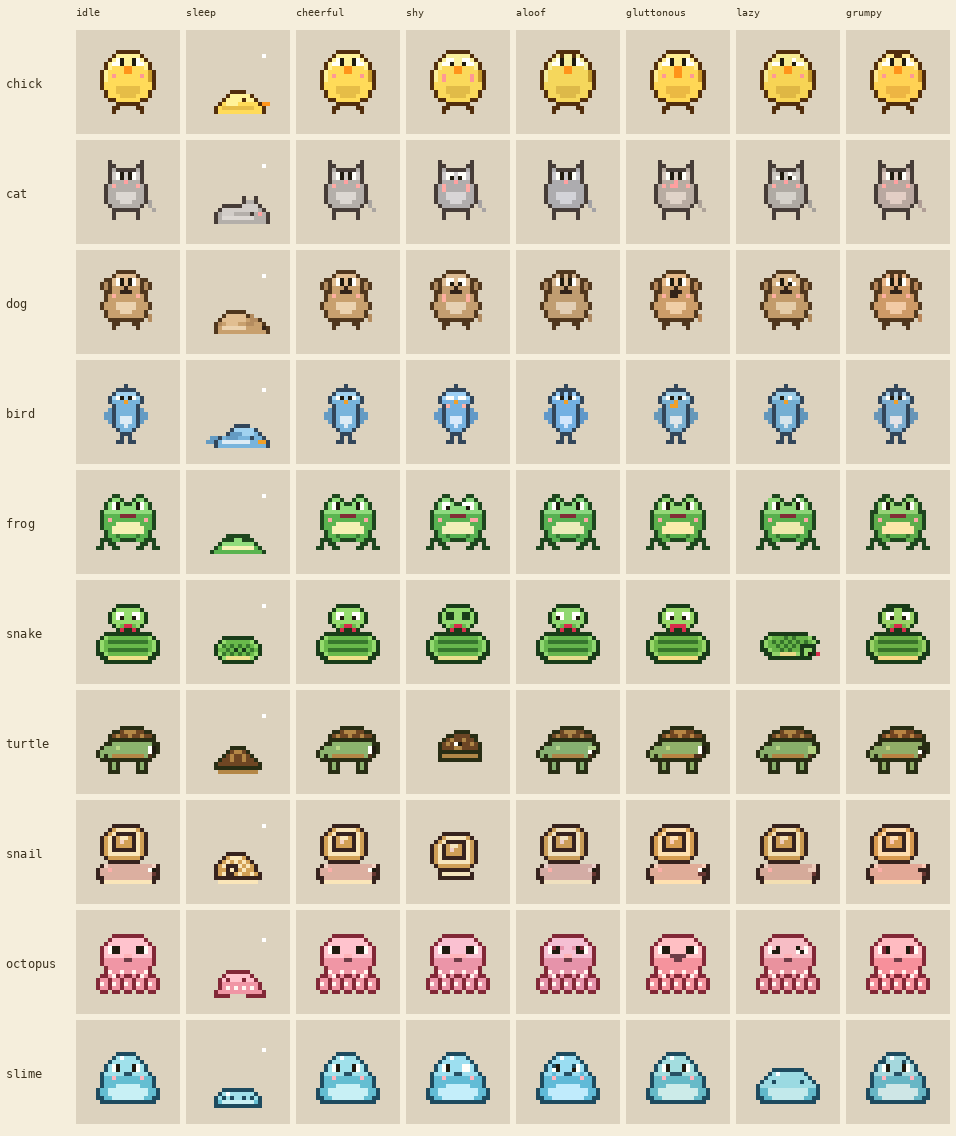

Python code for this plot:
#!/usr/bin/env python3
"""
Full-matrix preview: all 10 species × key poses (idle, sleeping, signature
per-personality pose where applicable). Scales 6× for visibility and writes
tools/sprites/preview_species.png.
"""
import json
from pathlib import Path
from PIL import Image, ImageDraw, ImageFont

REPO = Path(__file__).resolve().parents[2]
SHEET = REPO / "NotchPet/Assets/Sprites/pet.png"
META  = REPO / "NotchPet/Assets/Sprites/pet.json"
OUT   = REPO / "tools/sprites/preview_species.png"

SPECIES = [
    "chick", "cat", "dog", "bird",
    "frog", "snake", "turtle", "snail", "octopus", "slime",
]
PERSONALITIES = ["cheerful", "shy", "aloof", "gluttonous", "lazy", "grumpy"]

# Columns: idle + sleeping + the 6 personalities (idle under each)
COLS = ["cheerful_adult_idle", "cheerful_adult_sleeping"] + [
    f"{p}_adult_idle" for p in PERSONALITIES
]
COL_LABELS = ["idle", "sleep"] + PERSONALITIES

SCALE = 4
CELL = 26
PAD = 6
LABEL_W = 70

with open(META) as f:
    data = json.load(f)

frames = data["frames"]
tags = data["meta"]["frameTags"]
tag_by_name = {t["name"]: t for t in tags}
sheet = Image.open(SHEET).convert("RGBA")

cell_px = CELL * SCALE
grid_w = LABEL_W + len(COLS) * (cell_px + PAD) + PAD
grid_h = 30 + len(SPECIES) * (cell_px + PAD) + PAD

canvas = Image.new("RGBA", (grid_w, grid_h), (245, 238, 220, 255))
draw = ImageDraw.Draw(canvas)

try:
    font = ImageFont.truetype("/System/Library/Fonts/Menlo.ttc", 12)
    font_small = ImageFont.truetype("/System/Library/Fonts/Menlo.ttc", 10)
except Exception:
    font = ImageFont.load_default()
    font_small = font

# Column headers
for i, lbl in enumerate(COL_LABELS):
    draw.text(
        (LABEL_W + i * (cell_px + PAD) + PAD, 6),
        lbl, fill=(60, 50, 30), font=font_small,
    )

for row, sp in enumerate(SPECIES):
    y0 = 30 + row * (cell_px + PAD)
    draw.text((PAD, y0 + cell_px // 2 - 6), sp, fill=(60, 50, 30), font=font)

    for i, col in enumerate(COLS):
        tag_name = f"{sp}_{col}"
        tag = tag_by_name.get(tag_name)
        if not tag:
            continue
        idx = tag["from"]  # first frame of tag
        entry = frames[idx]
        r = entry["frame"]
        sub = sheet.crop((r["x"], r["y"], r["x"] + r["w"], r["y"] + r["h"]))
        sub = sub.resize((r["w"] * SCALE, r["h"] * SCALE), Image.NEAREST)
        x = LABEL_W + i * (cell_px + PAD) + PAD
        bg = Image.new("RGBA", (cell_px, cell_px), (220, 210, 190, 255))
        canvas.paste(bg, (x, y0))
        canvas.paste(sub, (x, y0), sub)

canvas.save(OUT)
print(f"wrote {OUT}  ({grid_w}x{grid_h})")
